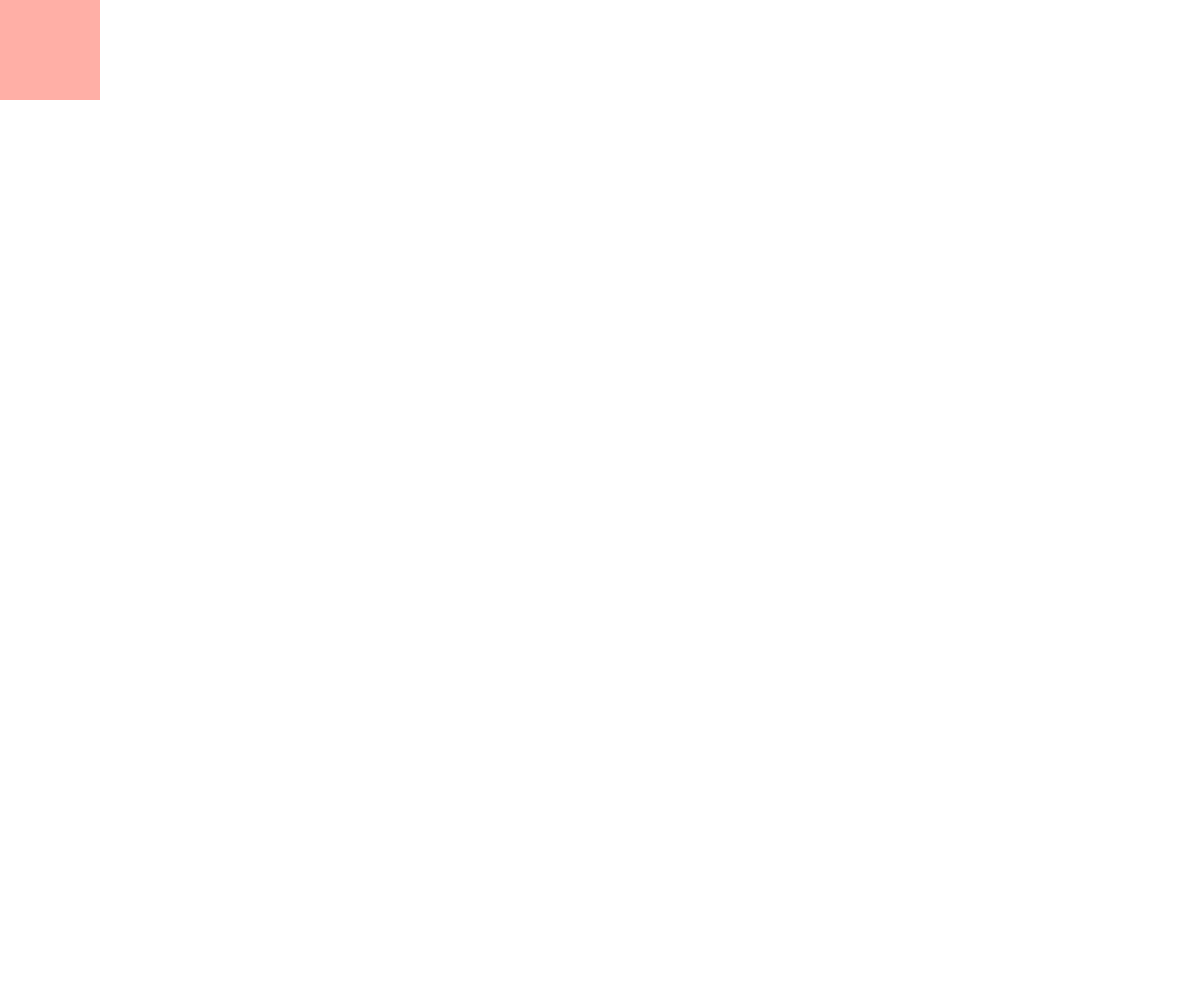
Frame 1 (no input)
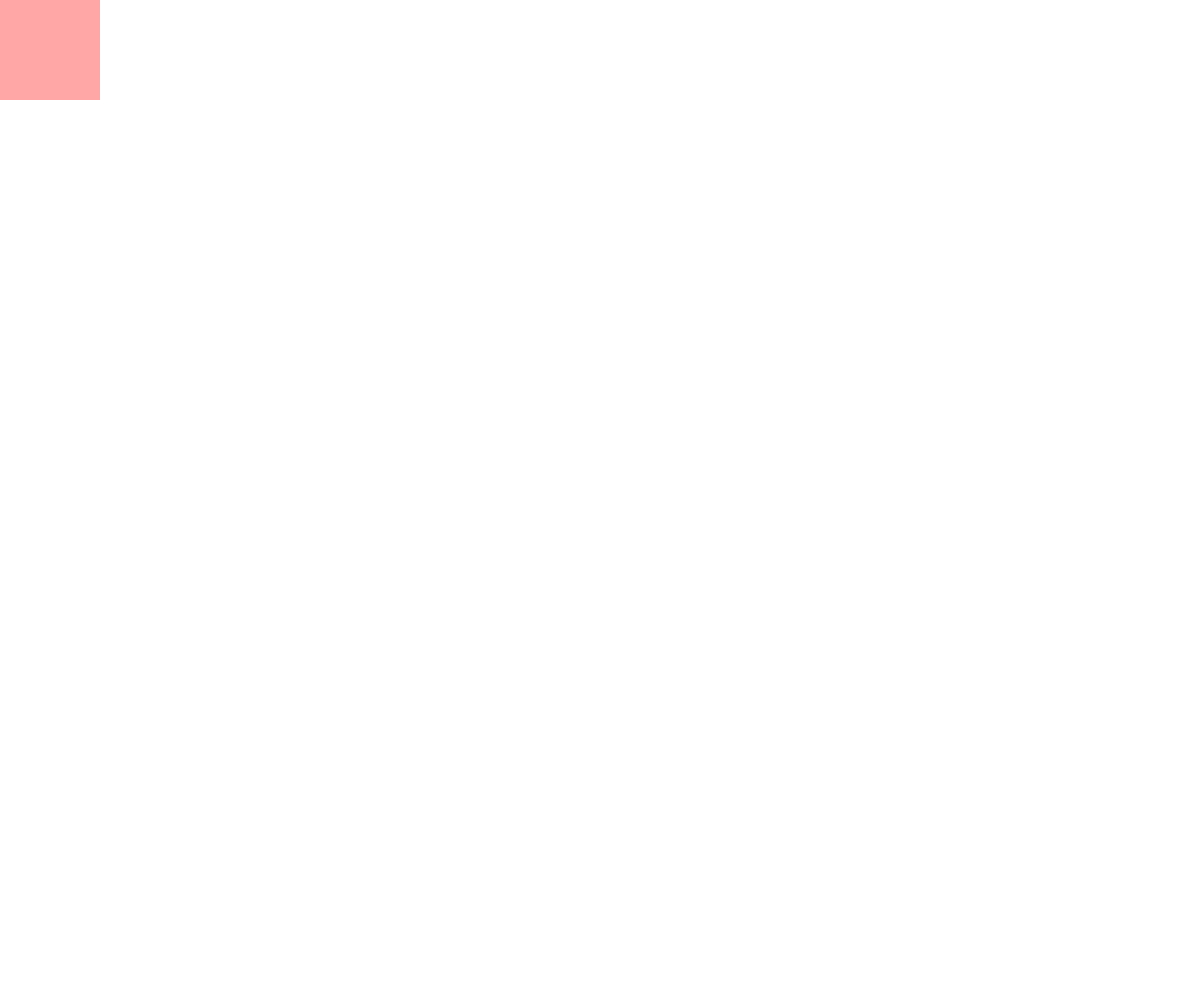
Frame 60 (no input)
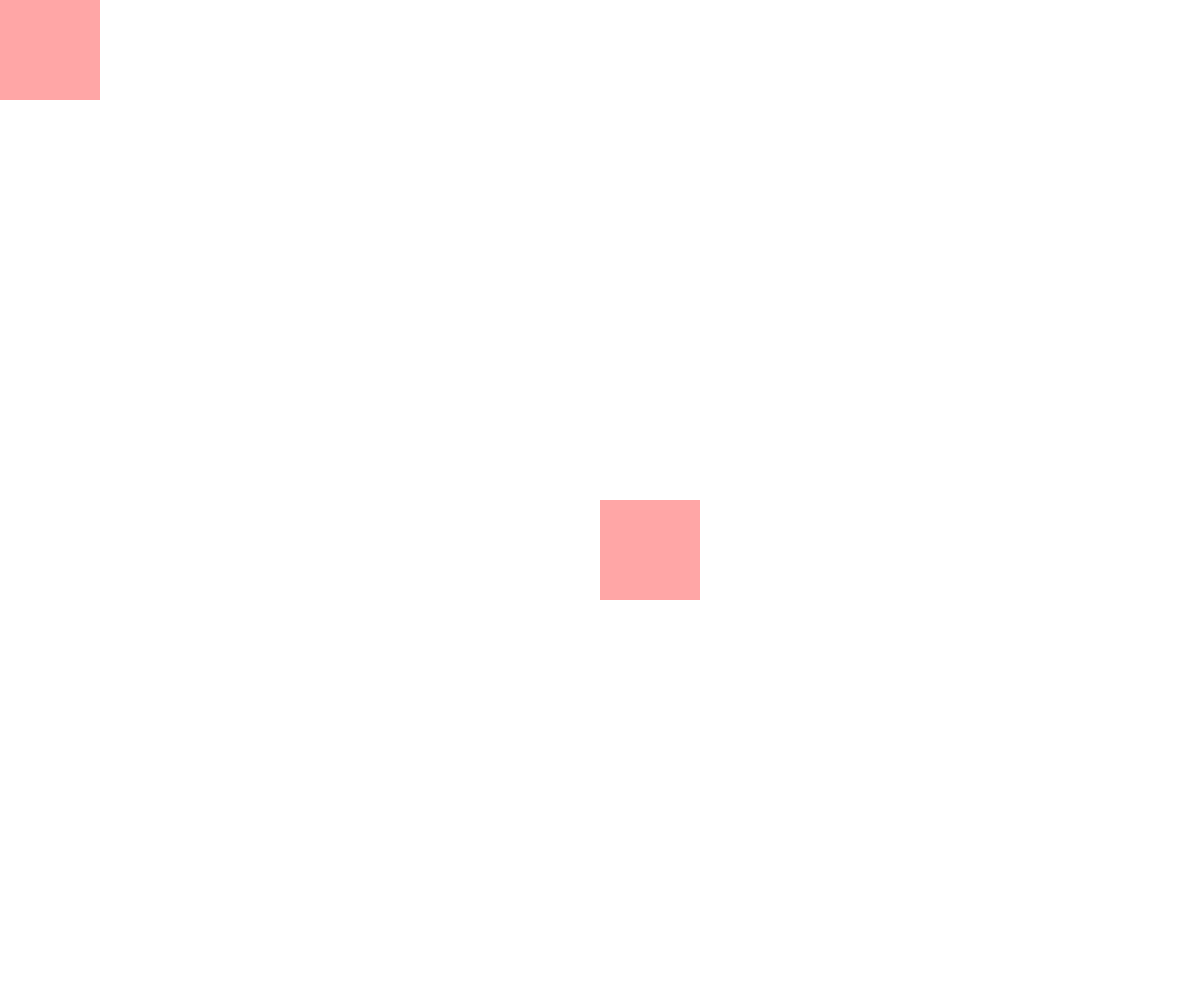
Frame 120 (the mouse pressed at the canvas centre since frame 60)

The p5.js sketch that drew these frames (run headless with seeded random() and noise() and a simulated clock; from frame 60 on, the mouse is pressed at the canvas centre):

// p5.js sketch
// ── sketch.js

function setup() {
  // put setup code here
  createCanvas( windowWidth, windowHeight);
noStroke();
  colorMode(HSB, 1);
}








function draw() {
	let seconds = millis() / 1000;
	let hue = seconds % 1;//mouseY / windowHeight;
	let sat = 0.35;
	print('millis:', millis(), 'seconds', seconds);
	fill(hue, sat, 1)


	rect( mouseX, mouseY, 100, 100);
  // put drawing code here

}
